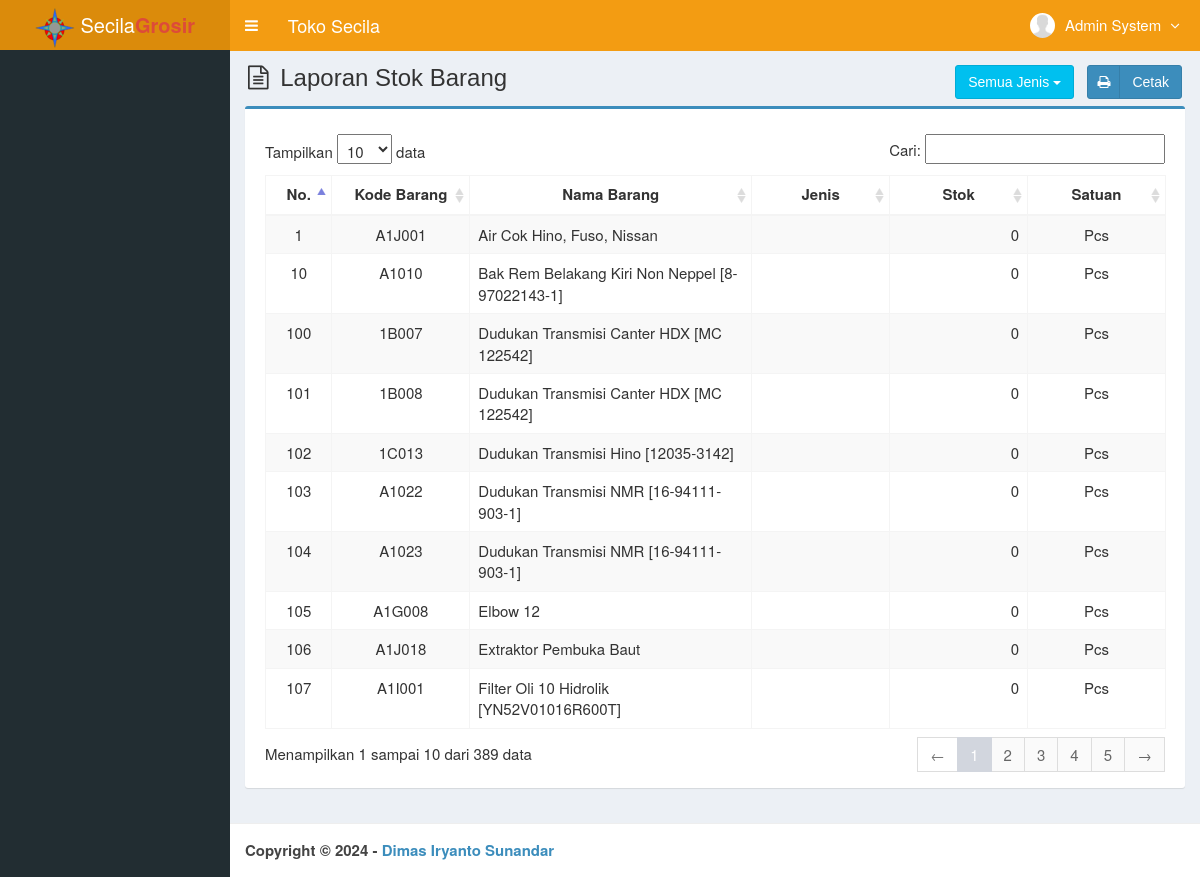
/main.php?module=lap_stok (signed in), run on the app's committed database.
### tables this page shows
CREATE TABLE `users` (
  `id_user` int(3) NOT NULL,
  `username` varchar(50) NOT NULL,
  `nama_user` varchar(50) NOT NULL,
  `password` varchar(50) NOT NULL,
  `email` varchar(50) DEFAULT NULL,
  `telepon` varchar(15) DEFAULT NULL,
  `foto` varchar(100) DEFAULT NULL,
  `hak_akses` enum('Admin','Pemilik Toko','Gudang') NOT NULL,
  `status` enum('aktif','blokir') NOT NULL DEFAULT 'aktif',
  `created_at` timestamp NOT NULL DEFAULT current_timestamp(),
  `updated_at` timestamp NOT NULL DEFAULT current_timestamp() ON UPDATE current_timestamp()
);

CREATE TABLE `tb_barang` (
  `kode_barang` varchar(10) NOT NULL,
  `nama_barang` varchar(65) NOT NULL,
  `type_barang` varchar(65) DEFAULT '',
  `jenis` varchar(65) DEFAULT '',
  `stok_min` int(11) NOT NULL DEFAULT 0,
  `stok_max` int(11) NOT NULL DEFAULT 0,
  `satuan` varchar(25) NOT NULL DEFAULT 'Pcs',
  `stok` int(11) NOT NULL,
  `created_user` int(3) NOT NULL,
  `created_date` timestamp NOT NULL DEFAULT current_timestamp(),
  `updated_user` int(3) NOT NULL,
  `updated_date` timestamp NOT NULL DEFAULT current_timestamp() ON UPDATE current_timestamp(),
  `harga_beli` int(11) NOT NULL DEFAULT 0,
  `harga_jual` int(11) NOT NULL DEFAULT 0,
  `catatan` varchar(25) DEFAULT '',
  `aktif` char(1) NOT NULL DEFAULT '1'
);

### modules/lap-stok/view.php (the view, shortened to what this page needs)
<section class="content-header">
  <h1>
    <i class="fa fa-file-text-o icon-title"></i> Laporan Stok Barang
    <div class="pull-right">
      <span class="dropdown">
        <button class="btn btn-info dropdown-toggle" type="button" data-toggle="dropdown">
        <?php
          if (isset($_GET['jenis'])) {
              $s_jenis  = mysqli_real_escape_string($mysqli, trim($_GET['jenis']));
              echo $s_jenis;
          } else {
              echo "Semua Jenis";
          }
        ?>
        <span class="caret"></span></button>
      </span>
      <span class="">&nbsp;</span>
        <?php
          if (isset($_GET['jenis'])) {
              $s_jenis  = mysqli_real_escape_string($mysqli, trim($_GET['jenis']));
              ?>
              <a class="btn btn-primary btn-social pull-right" href="modules/lap-stok/cetak.php?jenis=<?php echo $s_jenis; ?>" target="_blank">
                <i class="fa fa-print"></i> Cetak
              </a>
              <?php
          } else {
              ?>
            <a class="btn btn-primary btn-social pull-right" href="modules/lap-stok/cetak.php" target="_blank">
              <i class="fa fa-print"></i> Cetak
            </a>
            <?php
          }
        ?>
    </div>
  </h1>
</section>
<section class="content">
  <div class="row">
    <div class="col-md-12">
      <div class="box box-primary">
        <div class="box-body">
          <table id="dataTables1" class="table table-bordered table-striped table-hover">
            <thead>
              <tr>
                <th class="center">No.</th>
                <th class="center">Kode Barang</th>
                <th class="center">Nama Barang</th>
                <th class="center">Jenis</th>
                <th class="center">Stok</th>
                <th class="center">Satuan</th>
              </tr>
            </thead>
            <tbody>
            <?php
            $no = 1;
            if (isset($_GET['jenis'])) {
                $s_jenis  = mysqli_real_escape_string($mysqli, trim($_GET['jenis']));
                $query = mysqli_query($mysqli, "SELECT kode_barang,nama_barang,type_barang,jenis,stok_max,stok_min,satuan,stok,aktif FROM tb_barang WHERE jenis='$s_jenis' ORDER BY nama_barang ASC")
                                                or die('Ada kesalahan pada query tampil Data Barang: '.mysqli_error($mysqli));
            } else {
                $query = mysqli_query($mysqli, "SELECT kode_barang,nama_barang,type_barang,jenis,stok_max,stok_min,satuan,stok,aktif FROM tb_barang ORDER BY nama_barang ASC")
                                                or die('Ada kesalahan pada query tampil Data Barang: '.mysqli_error($mysqli));
            }
            while ($data = mysqli_fetch_assoc($query)) {
              $adatype = $data['type_barang'];
              $typebarang = ($adatype == '') ? '' : " <tiny>[$adatype]</tiny>" ;
              echo "<tr>
                      <td width='30' class='center'>$no</td>
                      <td width='80' class='center'>$data[kode_barang]</td>
                      <td width='180'>$data[nama_barang]$typebarang</td>
                      <td width='80'>$data[jenis]</td>
                      <td width='80' align='right'>$data[stok]</td>
                      <td width='80' class='center'>$data[satuan]</td>
                    </tr>";
              $no++;
            }
            ?>
            </tbody>
          </table>
        </div>
      </div>
    </div>
  </div>
</section><!-- /.content

### main.php (shortened to what this page needs)
<!DOCTYPE html>
<html>
<head>
  <link href="assets/css/bootstrap.min.css" rel="stylesheet" type="text/css" />
  <link href="https://cdnjs.cloudflare.com/ajax/libs/font-awesome/4.6.3/css/font-awesome.min.css" rel="stylesheet" type="text/css" />
  <link href="assets/plugins/datatables/dataTables.bootstrap.css" rel="stylesheet" type="text/css" />
  <link href="assets/plugins/datepicker/datepicker.min.css" rel="stylesheet" type="text/css" />
  <link href="assets/plugins/select2/css/select2.min.css" rel="stylesheet" type="text/css" />
  <link href="assets/css/AdminLTE.min.css" rel="stylesheet" type="text/css" />
  <link href="assets/css/skins/skin-yellow.min.css" rel="stylesheet" type="text/css" />
  <link href="assets/css/style.css" rel="stylesheet" type="text/css" />
</head>
<body class="skin-yellow fixed">
  <div class="wrapper">
    <header class="main-header">
      <a href="?module=beranda" class="logo">
        <img src="assets/img/logo2.png" alt="Logo">
        <span style="font-size:20px">Secila<span style="color:#dd4b39"><b>Grosir</b></span></span>
      </a>
      <nav class="navbar navbar-static-top" role="navigation">
        <a href="#" class="sidebar-toggle" data-toggle="offcanvas" role="button">
        </a>
        <span class="navbar-brand">Toko Secila</span>
        <div class="navbar-custom-menu">
          <ul class="nav navbar-nav">
            <?php include "top-menu.php" ?>
          </ul>
        </div>
      </nav>
    </header>
    <aside class="main-sidebar">
      <section class="sidebar">
      </section>
    </aside>
    <div class="content-wrapper">
      <?php include "content.php" ?>
    </div>
    <footer class="main-footer">
      <strong>Copyright &copy; 2024 - <a href="">Dimas Iryanto Sunandar</a></strong>
    </footer>
  </div>
</body>
</html>

### top-menu.php (shortened to what this page needs)
<?php
require_once "config/database.php";
$query = mysqli_query($mysqli, "SELECT id_user, nama_user, foto, hak_akses FROM users WHERE id_user='$_SESSION[id_user]'")
                                or die('Ada kesalahan pada query tampil Manajemen User: '.mysqli_error($mysqli));
$data = mysqli_fetch_assoc($query);
?>
<li class="dropdown user user-menu">
  <a href="#" class="dropdown-toggle" data-toggle="dropdown">
  <?php
  if ($data['foto']=="") { ?>
    <img src="images/user/user-default.png" class="user-image" alt="User Image"/>
  <?php
  }
  else { ?>
    <img src="images/user/<?php echo $data['foto']; ?>" class="user-image" alt="User Image"/>
  <?php
  }
  ?>
    <span class="hidden-xs"><?php echo $data['nama_user']; ?> <i style="margin-left:5px" class="fa fa-angle-down"></i></span>
  </a>
</li>

### content.php (shortened to what this page needs)
<?php
if (empty($_SESSION['username']) && empty($_SESSION['password'])){
	echo "<meta http-equiv='refresh' content='0; url=index.php?alert=1'>";
}
elseif (isset($_GET['module'])) {
	if ($_GET['module'] == 'beranda') {
		include "modules/beranda/view.php";
	}
	elseif ($_GET['module'] == 'barang') {
		include "modules/barang/view.php";
	}
	elseif ($_GET['module'] == 'form_barang') {
		include "modules/barang/form.php";
	}
	elseif ($_GET['module'] == 'barang_masuk') {
		include "modules/barang-masuk/view.php";
	}
	elseif ($_GET['module'] == 'form_barang_masuk') {
		include "modules/barang-masuk/form.php";
	}
	elseif ($_GET['module'] == 'barang_keluar') {
		include "modules/barang-keluar/view.php";
	}
	elseif ($_GET['module'] == 'form_barang_keluar') {
		include "modules/barang-keluar/form.php";
	}
	elseif ($_GET['module'] == 'barang_stok') {
		include "modules/barang-stok/view.php";
	}
	elseif ($_GET['module'] == 'form_barang_stok') {
		include "modules/barang-stok/form.php";
	}
	elseif ($_GET['module'] == 'lap_stok') {
		include "modules/lap-stok/view.php";
	}
	elseif ($_GET['module'] == 'lap_barang_masuk') {
		include "modules/lap-barang-masuk/view.php";
	}
	elseif ($_GET['module'] == 'lap_barang_keluar') {
		include "modules/lap-barang-keluar/view.php";
	}
	elseif ($_GET['module'] == 'lap_barang_revisi') {
		include "modules/lap-barang-revisi/view.php";
	}
	elseif ($_GET['module'] == 'user') {
		include "modules/user/view.php";
	}
	elseif ($_GET['module'] == 'form_user') {
		include "modules/user/form.php";
	}
	elseif ($_GET['module'] == 'profil') {
		include "modules/profil/view.php";
	}
	elseif ($_GET['module'] == 'form_profil') {
		include "modules/profil/form.php";
	}
	elseif ($_GET['module'] == 'password') {
		include "modules/password/view.php";
	}
} else {
	echo "????";
}
?>

### assets/css/style.css (style rules this page uses)
.btn-social *:first-child { border-right: 1px solid rgba(0, 0, 0, 0.1); bottom: 0; font-size: 1em !important; left: 0; line-height: 32px !important; position: absolute; text-align: center; top: 0; width: 32px !important; }
.content-header { padding: 15px 18px 0; position: relative; }
.center { text-align:center; }
.icon-title { margin-right: 5px; }
body { background-color: #fff; color: #333; font-size: 15px; line-height: 1.42857; }

### data on the page
users: nama_user "Admin System"
tb_barang: kode_barang "A1J001", nama_barang "Air Cok Hino, Fuso, Nissan", stok "0", satuan "Pcs"
tb_barang: kode_barang "A1010", nama_barang "Bak Rem Belakang Kiri Non Neppel", type_barang "8-97022143-1", stok "0", satuan "Pcs"
tb_barang: kode_barang "1B007", nama_barang "Dudukan Transmisi Canter HDX", type_barang "MC 122542", stok "0", satuan "Pcs"
tb_barang: kode_barang "1B008", nama_barang "Dudukan Transmisi Canter HDX", type_barang "MC 122542", stok "0", satuan "Pcs"
tb_barang: kode_barang "1C013", nama_barang "Dudukan Transmisi Hino", type_barang "12035-3142", stok "0", satuan "Pcs"
tb_barang: kode_barang "A1022", nama_barang "Dudukan Transmisi NMR", type_barang "16-94111-903-1", stok "0", satuan "Pcs"
tb_barang: kode_barang "A1023", nama_barang "Dudukan Transmisi NMR", type_barang "16-94111-903-1", stok "0", satuan "Pcs"
tb_barang: kode_barang "A1G008", nama_barang "Elbow 12", stok "0", satuan "Pcs"
tb_barang: kode_barang "A1J018", nama_barang "Extraktor Pembuka Baut", stok "0", satuan "Pcs"
tb_barang: kode_barang "A1I001", nama_barang "Filter Oli 10 Hidrolik", type_barang "YN52V01016R600T", stok "0", satuan "Pcs"
